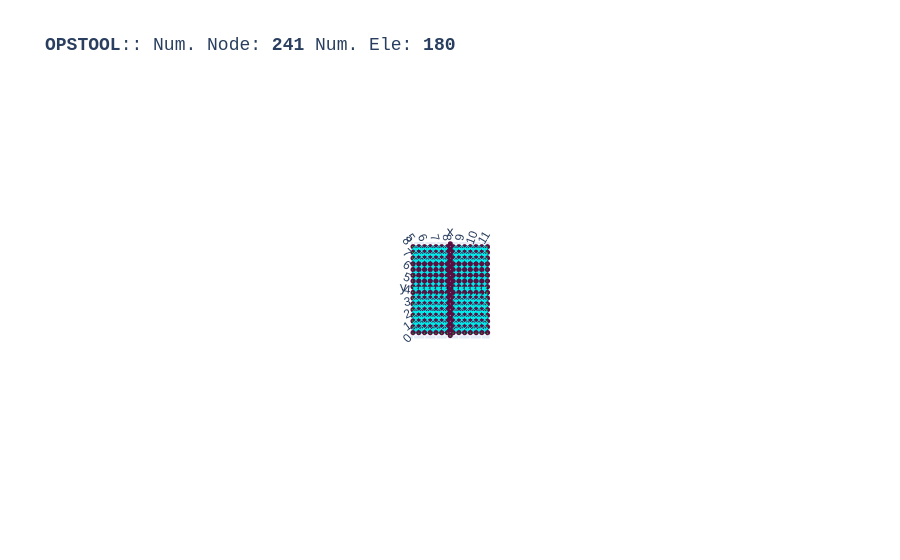

This figure's notebook cell:
### Code cell
opst.vis.plotly.plot_model()

### Figure 1 — Plotly figure (JSON) as saved in the notebook; plotly's stock layout.template omitted (floating-point values rounded to 4 significant figures; data arrays with more than 128 entries replaced by an {"elided": "..."} marker saying what was removed)
{"data": [{"color": "#00FFFF", "hoverinfo": "skip", "i": {"elided": "360 int values"}, "j": {"elided": "360 int values"}, "k": {"elided": "360 int values"}, "name": "FourNodeQuad", "opacity": 1, "type": "mesh3d", "x": {"elided": "720 float values"}, "y": {"elided": "720 float values"}, "z": {"elided": "720 float values"}}, {"connectgaps": false, "hoverinfo": "skip", "line": {"color": "black", "width": 1}, "mode": "lines", "name": "Edge", "type": "scatter3d", "x": {"elided": "1080 float values"}, "y": {"elided": "1080 float values"}, "z": {"elided": "1080 float values"}}, {"customdata": {"elided": "180 str values"}, "hovertemplate": "%{customdata}", "marker": {"color": "#00FFFF", "size": 3, "symbol": "diamond-open"}, "mode": "markers", "name": "FourNodeQuad", "type": "scatter3d", "x": {"elided": "180 float values"}, "y": {"elided": "180 float values"}, "z": {"elided": "180 float values"}}, {"customdata": {"elided": "241 str values"}, "hovertemplate": "x: %{x}<br>y: %{y}<br>z: %{z} <br>nodeTag: %{customdata}", "marker": {"color": "#580f41", "size": 3, "symbol": "circle"}, "mode": "markers", "name": "Nodes", "type": "scatter3d", "x": {"elided": "241 float values"}, "y": {"elided": "241 float values"}, "z": {"elided": "241 float values"}}, {"connectgaps": false, "hoverinfo": "skip", "line": {"color": "#15b01a", "width": 1}, "mode": "lines", "name": "BC", "type": "scatter3d", "x": {"elided": "752 float values"}, "y": {"elided": "752 float values"}, "z": {"elided": "752 float values"}}], "layout": {"autosize": true, "font": {"family": "Arial, sans-serif"}, "scene": {"aspectmode": "data", "camera": {"eye": {"x": 0, "y": -0.1, "z": 10}}, "dragmode": "pan", "xaxis": {"showbackground": false}, "yaxis": {"showbackground": false}, "zaxis": {"showbackground": true, "showgrid": true, "showticklabels": false, "ticks": "", "title": {"text": ""}, "visible": true}}, "showlegend": false, "title": {"font": {"family": "courier", "size": 18}, "text": "<b>OPSTOOL</b>:: Num. Node: <b>241</b> Num. Ele: <b>180</b>"}}}
